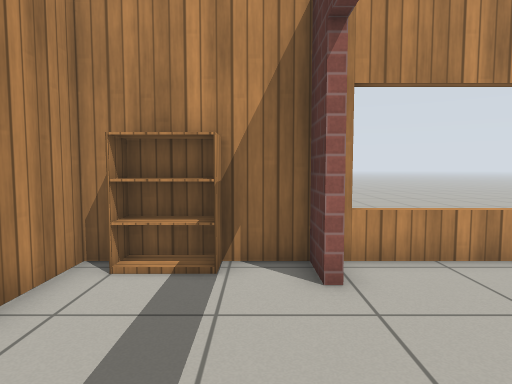
view 1 (above)

21 first-person views from a walk through a Gazebo world. The camera is 0.9 m above the floor, tilts 4° down and sees 75° across. Floor lines are 1 m apart. The floor is counted in squares, 0.5 m on a side. Each view is taken from the middle of a square. On the plan, view 1 faces up. The plan holds only what a view shows up to about 17 squares ahead; the rest is blank. Gazebo's built-in surfaces are drawn with simple patterns.

view 2
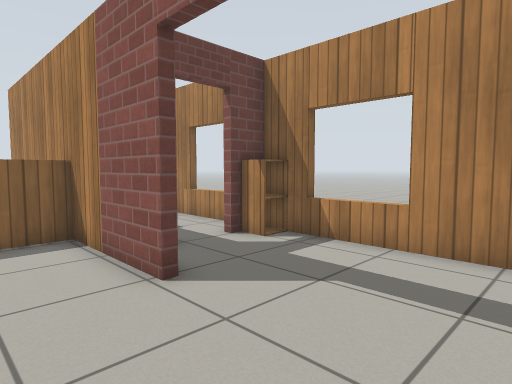

view 3
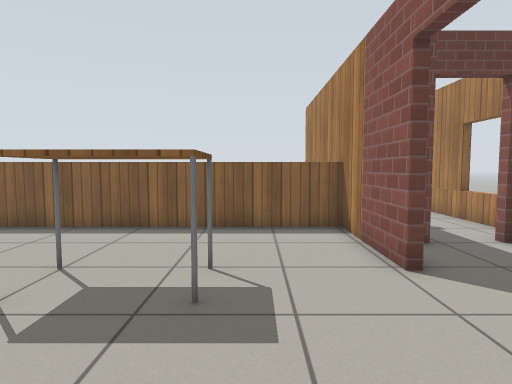

view 4
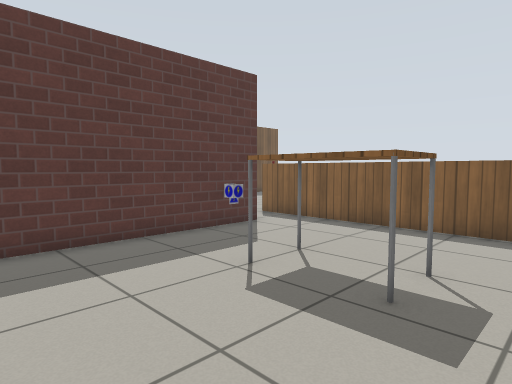

view 5
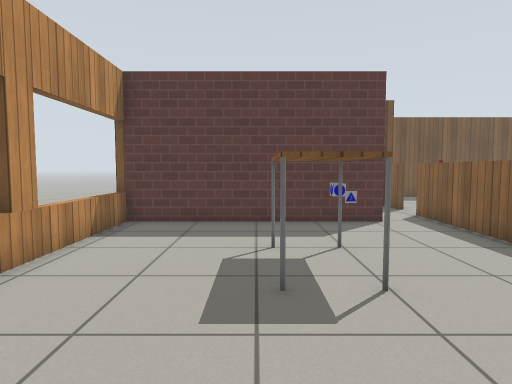

view 6
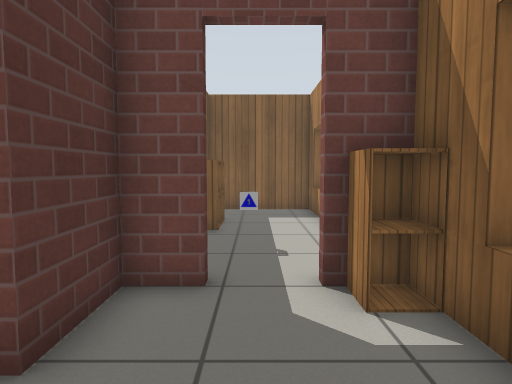

view 7
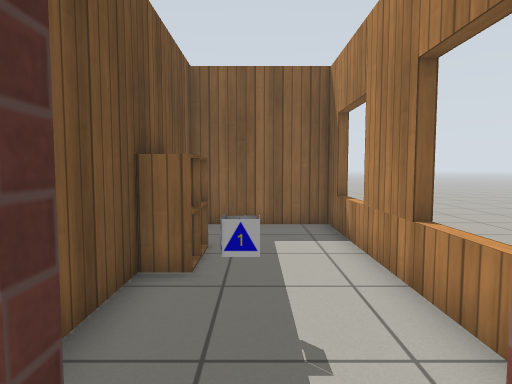

view 8
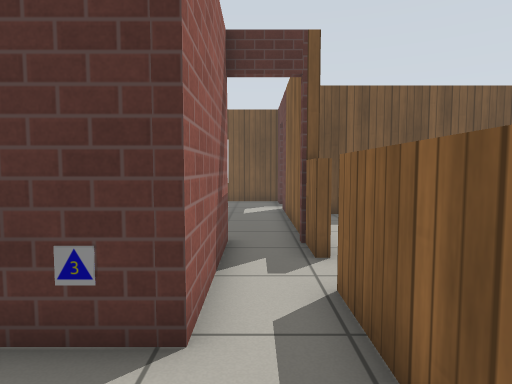

view 9
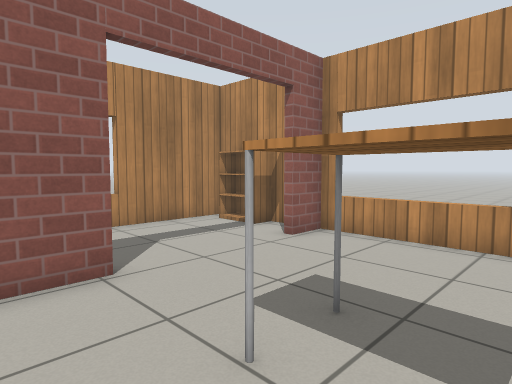

view 10
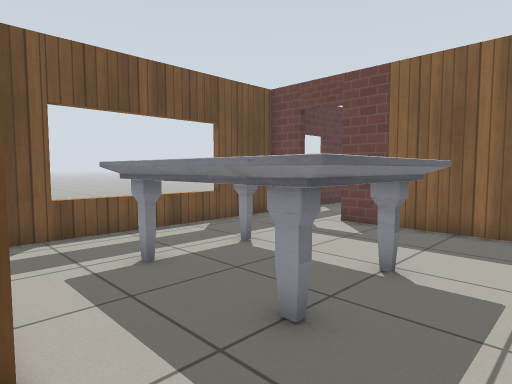

view 11
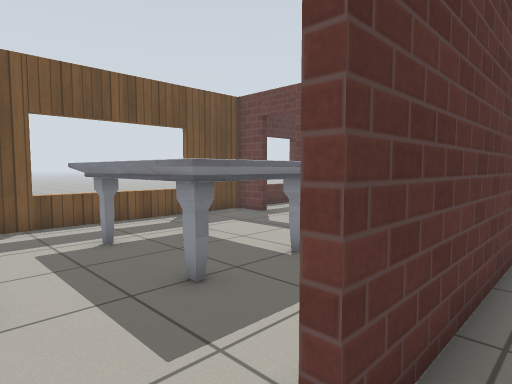

view 12
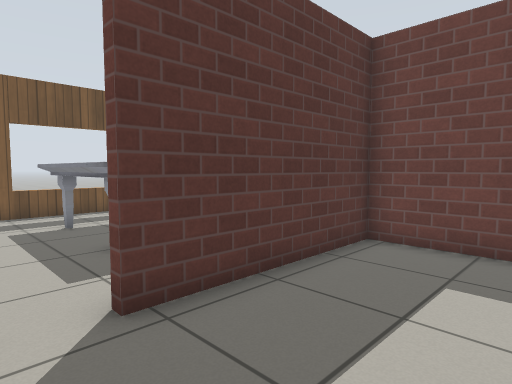

view 13
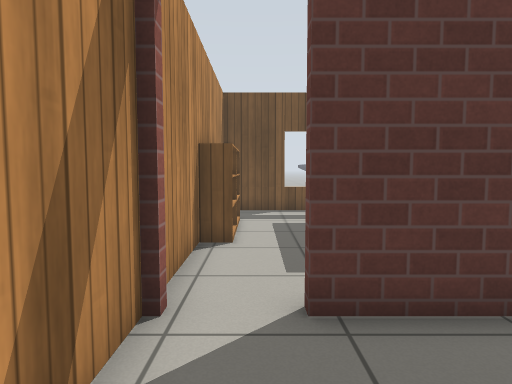

view 14
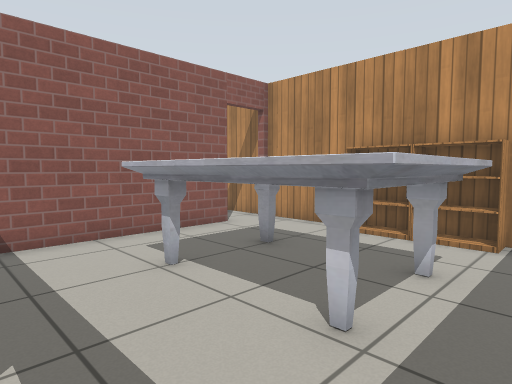

view 15
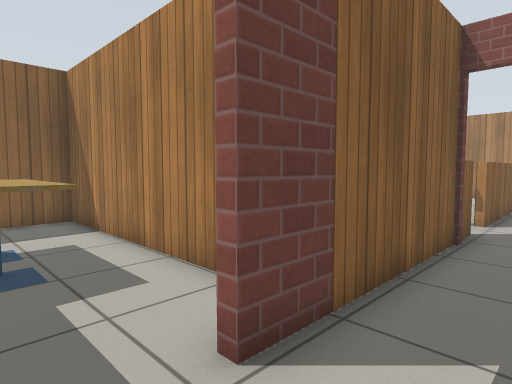

view 16
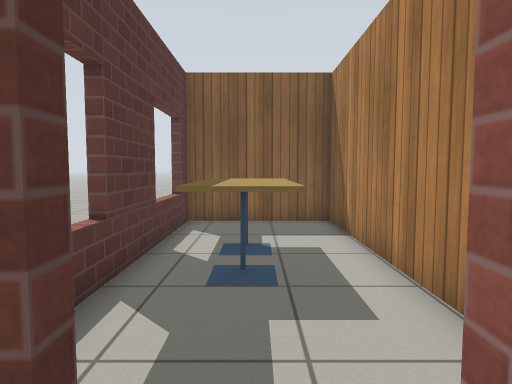

view 17
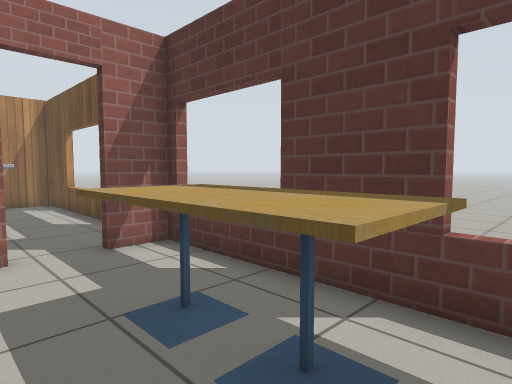

view 18
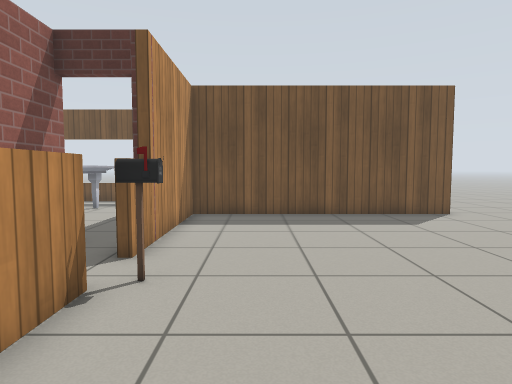

view 19
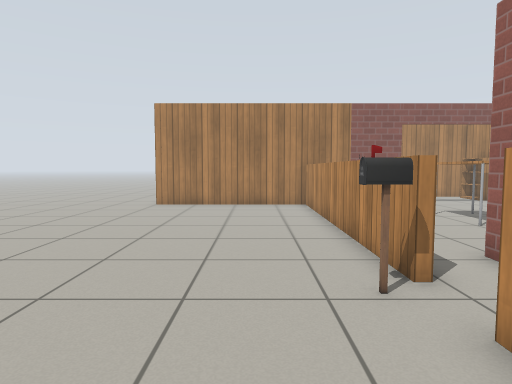

view 20
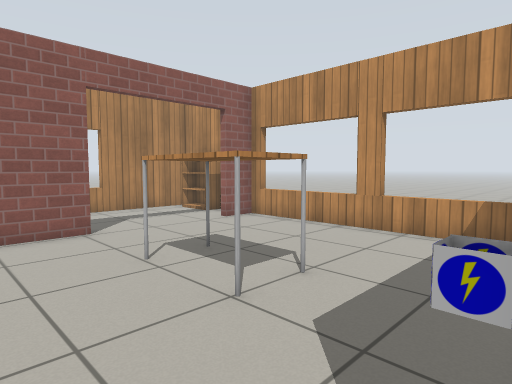

view 21
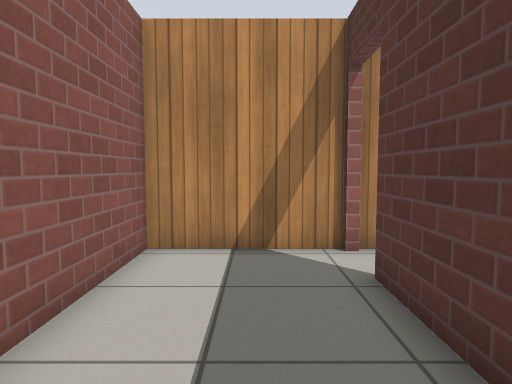

### Floor plan
Ten units are one square. View 1 is at (0, 0); x grows to the right and y downward. Boxes are objects, and circles mark ways between rooms. Rooms are numbered by the first view taken in them; rooms with no view inside come last. Other rooms are left out.
<svg viewBox="-43 -72 316 225">
<path fill="none" stroke="#000" d="M-33 -23 -38 -23M-38 4 -33 4M-25 20 -20 20M10 -50 10 -64 -34 -64 -34 5M-2 20 10 20 10 -3M14 -3 14 41M112 -5 112 -67M112 -64 14 -64 14 -50M146 42 161 42M162 23 112 23 112 14M10 42 129 42M146 45 146 42M163 -44 163 20M248 42 263 42 263 -64 162 -64M161 42 231 42M130 20 159 20 159 -44M160 -64 116 -64 116 -20M214 65 214 144 263 144 263 45 248 45M211 148 211 45 146 45M14 84 14 120M14 41 14 65M263 82 268 82M263 135 268 135M268 108 263 108M268 50 263 50M263 15 268 15M268 -38 263 -38M129 45 12 45M10 65 10 42M-38 60 -33 60M-34 39 -34 117 10 117 10 84M-38 106 -33 106"/>
<rect x="-35" y="5" width="10" height="20" fill="#bbb"><title>cabinet</title></rect>
<rect x="-25" y="-65" width="20" height="10" fill="#bbb"><title>bookshelf</title></rect>
<rect x="45" y="-15" width="30" height="20" fill="#bbb"><title>table</title></rect>
<rect x="95" y="5" width="10" height="10" fill="#bbb"><title>patterned box</title></rect>
<rect x="185" y="-35" width="60" height="40" fill="#bbb"><title>marble table</title></rect>
<rect x="195" y="-65" width="20" height="10" fill="#bbb"><title>bookshelf</title></rect>
<rect x="215" y="-65" width="20" height="10" fill="#bbb"><title>bookshelf</title></rect>
<rect x="105" y="5" width="10" height="10" fill="#bbb"><title>patterned box</title></rect>
<rect x="105" y="-5" width="10" height="10" fill="#bbb"><title>patterned box</title></rect>
<rect x="235" y="95" width="20" height="20" fill="#bbb"><title>cafe table</title></rect>
<rect x="235" y="75" width="20" height="20" fill="#bbb"><title>cafe table</title></rect>
<rect x="125" y="45" width="10" height="10" fill="#bbb"><title>postbox</title></rect>
<rect x="-15" y="45" width="10" height="10" fill="#bbb"><title>other object</title></rect>
<rect x="-15" y="35" width="10" height="10" fill="#bbb"><title>white box</title></rect>
<rect x="-5" y="75" width="20" height="10" fill="#bbb"><title>cabinet</title></rect>
<rect x="-5" y="65" width="20" height="10" fill="#bbb"><title>cabinet</title></rect>
<circle cx="10" cy="-30" r="3" fill="#2a7"/>
<circle cx="-15" cy="20" r="3" fill="#2a7"/>
<circle cx="140" cy="40" r="3" fill="#2a7"/>
<circle cx="160" cy="-55" r="3" fill="#2a7"/>
<circle cx="235" cy="40" r="3" fill="#2a7"/>
<circle cx="160" cy="35" r="3" fill="#2a7"/>
<text x="-20" y="-20">1</text>
<text x="60" y="-10">2</text>
<text x="210" y="-20">3</text>
<text x="130" y="-20">4</text>
<text x="230" y="90">5</text>
<text x="130" y="100">6</text>
<text x="-10" y="70">7</text>
</svg>
Room 1 opens to room 2. Room 1 opens to room 7. Room 2 opens to room 6. Room 3 opens to room 4. Room 3 opens to room 5. Room 3 opens to room 6.

Where each view was taken, in squares from view 1:
view 1: 0 up, 0 right, facing up
view 2: 5 up, 4 right, facing down-left
view 3: 6 up, 4 right, facing down
view 4: 6 up, 3 right, facing down-right
view 5: 2 up, 0 right, facing right
view 6: 3 up, 1 left, facing down
view 7: 1 down, 1 left, facing down
view 8: 3 down, 8 right, facing right
view 9: 2 down, 7 right, facing up-left
view 10: 6 up, 17 right, facing down-right
view 11: 6 up, 15 right, facing down-right
view 12: 6 up, 12 right, facing down-right
view 13: 5 up, 12 right, facing right
view 14: 3 down, 25 right, facing up-left
view 15: 2 down, 25 right, facing down-left
view 16: 3 down, 24 right, facing down
view 17: 12 down, 22 right, facing up-right
view 18: 7 down, 8 right, facing right
view 19: 7 down, 18 right, facing left
view 20: 3 down, 11 right, facing up-left
view 21: 1 down, 14 right, facing up
